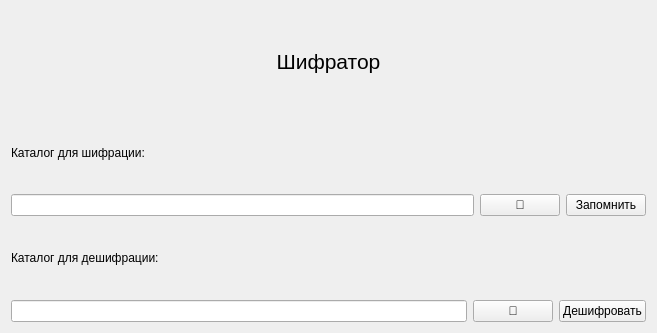
<?xml version="1.0" encoding="UTF-8"?>
<ui version="4.0">
 <class>MainWindow</class>
 <widget class="QWidget" name="MainWindow">
  <property name="geometry">
   <rect>
    <x>0</x>
    <y>0</y>
    <width>657</width>
    <height>333</height>
   </rect>
  </property>
  <property name="windowTitle">
   <string>Scrambler</string>
  </property>
  <layout class="QVBoxLayout" name="verticalLayout_3">
   <item>
    <widget class="QLabel" name="head_title_label">
     <property name="font">
      <font>
       <pointsize>16</pointsize>
      </font>
     </property>
     <property name="text">
      <string>Шифратор</string>
     </property>
     <property name="alignment">
      <set>Qt::AlignCenter</set>
     </property>
    </widget>
   </item>
   <item>
    <layout class="QVBoxLayout" name="verticalLayout">
     <item>
      <widget class="QLabel" name="catalog_label">
       <property name="text">
        <string>Каталог для шифрации:</string>
       </property>
      </widget>
     </item>
     <item>
      <layout class="QHBoxLayout" name="horizontalLayout">
       <item>
        <widget class="QLineEdit" name="catalog_line_edit"/>
       </item>
       <item>
        <widget class="QPushButton" name="catalog_choose_button">
         <property name="text">
          <string>📁</string>
         </property>
        </widget>
       </item>
       <item>
        <widget class="QPushButton" name="remember_button">
         <property name="text">
          <string>Запомнить</string>
         </property>
        </widget>
       </item>
      </layout>
     </item>
    </layout>
   </item>
   <item>
    <layout class="QVBoxLayout" name="verticalLayout_2">
     <item>
      <widget class="QLabel" name="catalog_label_2">
       <property name="text">
        <string>Каталог для дешифрации:</string>
       </property>
      </widget>
     </item>
     <item>
      <layout class="QHBoxLayout" name="horizontalLayout_2">
       <item>
        <widget class="QLineEdit" name="decrypt_catalog_line_edit"/>
       </item>
       <item>
        <widget class="QPushButton" name="catalog_choose_button_2">
         <property name="text">
          <string>📁</string>
         </property>
        </widget>
       </item>
       <item>
        <widget class="QPushButton" name="decrypt_button">
         <property name="text">
          <string>Дешифровать</string>
         </property>
        </widget>
       </item>
      </layout>
     </item>
    </layout>
   </item>
  </layout>
 </widget>
 <resources/>
 <connections/>
</ui>
